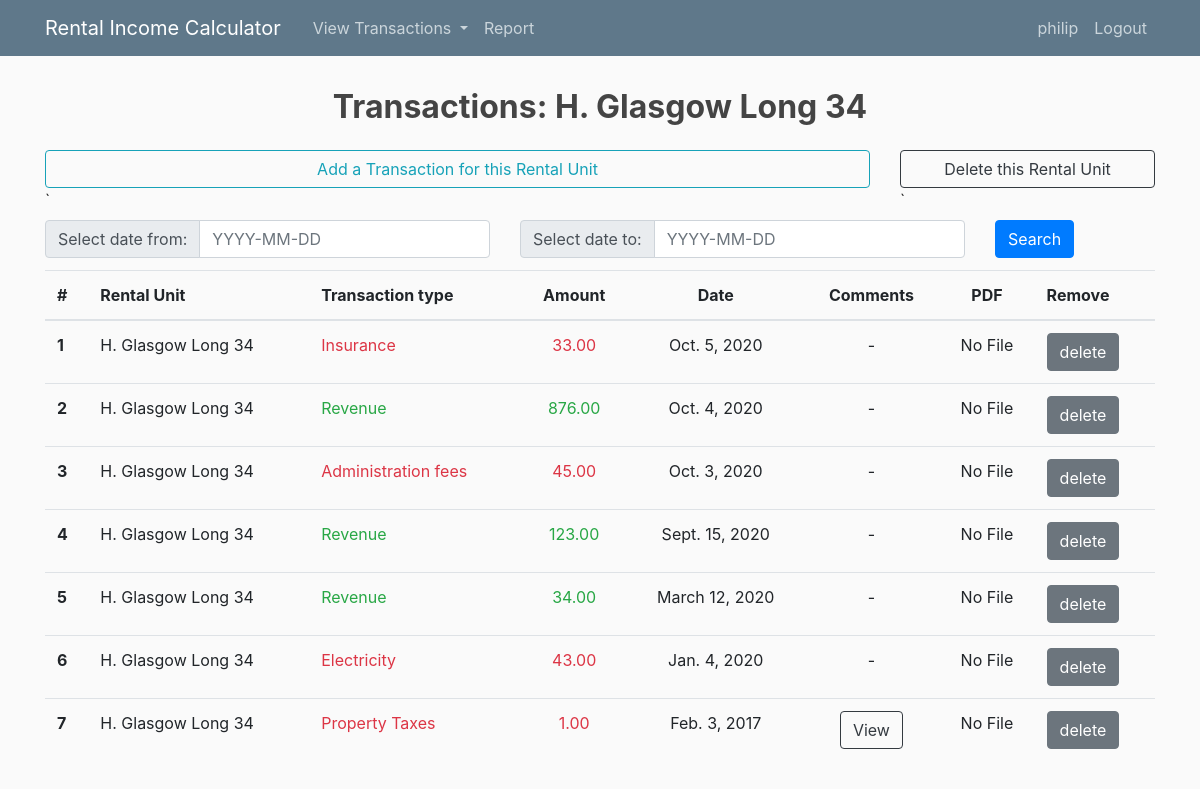
The page /transactions/6/ (signed in) on the database its author committed.
### calculator/models.py (models this page shows, shortened)
class RentalUnit(models.Model):
	owner = models.ForeignKey(User, on_delete = models.CASCADE)
	RENTAL_TYPES = (
	    ('A','Apartment'),
	    ('G','Garage'),
	    ('H','House'),
	)
	rental_unit_type = models.CharField(max_length=1, choices=RENTAL_TYPES)
	address_city = models.CharField(max_length = 50)
	address_street = models.CharField(max_length = 50)
	address_zip_code = models.CharField(max_length = 10)
	address_number = models.CharField(max_length = 10)
	class Meta:
		ordering = ['address_city','address_street','address_number']
	def __str__(self):
		return " ".join([self.rental_unit_type+".", self.address_city, self.address_street, self.address_number])

class Transaction(models.Model):
	rental_unit_id = models.ForeignKey(RentalUnit, on_delete = models.CASCADE)
	TRANSACTION_TYPES = (
		('R','Revenue'),
		('I','Insurance'),
		('P','Property Taxes'),
		('E','Electricity'),
		('A','Administration fees'),
		('O','Other'),
	)
	transaction_type = models.CharField(max_length=1, choices=TRANSACTION_TYPES)
	transaction_date = models.DateField()
	amount = models.DecimalField(max_digits=10, decimal_places = 2)
	comments = models.CharField(max_length = 1000, null=True)
	pdf_file = models.FileField(upload_to="media/",blank=True, null=True)
	def __str__(self):
		return " ".join([str(self.rental_unit_id), self.transaction_type, str(self.transaction_date), str(self.amount)])

### calculator/views.py (the view)
# urls.py: path('transactions/<int:pk>/', views.TransactionView.as_view(), name='calculator-transaction'),
class TransactionView(DetailView):
	model =  RentalUnit
	def get_context_data(self, **kwargs):
		context = {}
		context['rental'] = self.get_object()
		context['rental_units'] = RentalUnit.objects.filter(owner = self.request.user)
		context['transactions'] = Transaction.objects.filter(rental_unit_id = context['rental']).order_by('-transaction_date')
		myFilter = TransactionFilter(self.request.GET, queryset=context['transactions'])
		context['myFilter'] = myFilter
		context['transactions'] = myFilter.qs
		context['months'] = ['January','Febrary','March','April','May','June','July','August','September','October','November','December']
		return context

### calculator/templates/calculator/rentalunit_detail.html (shortened to what this page needs)
{% extends 'calculator/base.html' %}
{% load widget_tweaks %}
{% block content %}
<h2 class="text-center font-weight-bolder py-2"> Transactions: {{rental}} </h2>
<div class="row justify-content-md pt-2">
	<div class = "col col-9">
		<a type="button" class="btn btn-outline-info btn-block" href="{% url 'transaction-create' rental.pk %}">Add a Transaction for this Rental Unit</a>`
	</div>
	<div class = "col col-3">
		<a type="button" class="btn btn-outline-dark btn-block" href="{% url 'rentalunit-delete' rental.pk %}">Delete this Rental Unit</a>`
	</div>
</div>
<div class="py-2">
		<form method="get">
			<div class="row">
				<div class = "col col-5">
					<div class="input-group mb-1">
					  <div class="input-group-prepend">
					    <span class="input-group-text" id="basic-addon1">
					    	Select date from:
					    </span>
					  </div>
					  {% render_field myFilter.form.date_from class="form-control" placeholder="YYYY-MM-DD"%}
					</div>
				</div>
				<div class = "col col-5">
					<div class="input-group mb-1">
					  <div class="input-group-prepend">
					    <span class="input-group-text" id="basic-addon1">
					    	Select date to:
					    </span>
					  </div>
					  {% render_field myFilter.form.date_to class="form-control" placeholder="YYYY-MM-DD"%}
					</div>
				</div>
				<div class = "col col-1">
					<button class="btn btn-primary" type="submit">Search</button>
				</div>
			</div>
		</form>
</div>
	<table class="table table-hover">
	  <thead>
	    <tr>
	      <th scope="col" class= text>#</th>
	      <th scope="col" class= text>Rental Unit</th>
	      <th scope="col" class= text>Transaction type</th>
	      <th scope="col" class= text-center>Amount</th>
	      <th scope="col" class= text-center>Date</th>
	      <th scope="col" class= text-center>Comments</th>
	      <th scope="col" class= text-center>PDF</th>
	      <th scope="col" class= text>Remove</th>
	    </tr>
	  </thead>
	  <tbody>
	  {% for trans in transactions%}
	    <tr>
	  		<th scope="row">{{ forloop.counter}}</th>
	  		<td class="text">{{trans.rental_unit_id}}</th>
	    	{% if trans.transaction_type == "R"%}
	      		<td class="text-success text">{{trans.get_transaction_type_display}}</td>
	      		<td class="text-success text-center">{{trans.amount}}</td>
	      	{% else %}
	      		<td class="text-danger text">{{trans.get_transaction_type_display}}</td>
	      		<td class="text-danger text-center">{{trans.amount}}</td>
	      	{% endif %}
	      	<td class="text-center">{{trans.transaction_date}}</td>
			{% if trans.comments != "-"%}
				<td class="text-center">
					<button type="button" class="btn btn-outline-dark" data-toggle="modal" data-target="#MyModal{{trans.id}}">View
					</button>
				</td>
			{% else %}
				<td class="text-center">-</td>
			{% endif %}
	      	{% if trans.pdf_file %}
	      		<td><a class="link" href="% url {{trans.pdf_file.url}}%">view</a></td>
	      	{% else %}
	      		<td class="text-center">No File</td>
	      	{% endif %}
	      	<td>
	      		<a class="btn btn-secondary" href="{% url 'transaction-delete' trans.pk %}">delete</a>
	      	</td>
	    </tr>
	  {% endfor %}
	  </tbody>
	</table>
{% endblock content %}

### calculator/templates/calculator/base.html (shortened to what this page needs)
{% load static %}
{% now "Y" as current_year %}
<!DOCTYPE html>
<html>
<head>
    <link rel="stylesheet" href="https://stackpath.bootstrapcdn.com/bootstrap/4.5.0/css/bootstrap.min.css">
    <link rel="stylesheet" type="text/css" href=" {% static 'calculator/main.css' %}">
</head>
<body>
	<header class="site-header">
	  <nav class="navbar navbar-expand-md navbar-dark bg-steel fixed-top">
	    <div class="container">
	      <a class="navbar-brand mr-4" href="{% url 'calculator-transactions' %}">Rental Income Calculator</a>
	      <div class="collapse navbar-collapse" id="navbarToggle">
	        <div class="navbar-nav mr-auto">
	        	{% if user.is_authenticated %}
	          		<li class="nav-item dropdown">
				        <a class="nav-link dropdown-toggle" href="#" id="navbarDropdown" role="button" data-toggle="dropdown" aria-haspopup="true" aria-expanded="false">
				          View Transactions
				        </a>
				      </li>
	          		<a class="nav-item nav-link" href="{% url 'calculator-report' current_year %}">Report</a>
	          	{% endif %}
	        </div>
	        <div class="navbar-nav">
	          {% if user.is_authenticated %}
	          	<a class="nav-item nav-link" href="{% url 'calculator-transactions'%}">{{user.username}}</a>
	          	<a class="nav-item nav-link" href="{% url 'logout'%}">Logout</a>
	          {% else %}
	          	<a class="nav-item nav-link" href="{% url 'login'%}">Login</a>
	          	<a class="nav-item nav-link" href="{% url 'register'%}">Register</a>
	          {% endif %}
	        </div>
	      </div>
	    </div>
	  </nav>
	</header>
	<main role="main" class="container">
	  <div class="row">
	    <div class="col-md-12">
	      	{% block content %}{% endblock %}
	    </div>
	  </div>
	</main>
</body>
</html>

### calculator/static/calculator/main.css (style rules this page uses)
body { background: #fafafa; color: #333333; margin-top: 5rem; }
h1, h2, h3, h4, h5, h6 { color: #444444; }
.bg-steel { background-color: #5f788a; }
.site-header .navbar-nav .nav-link { color: #cbd5db; }

### rows shown on the page
RentalUnit: rental_unit_type+address_city+address_street "H. Glasgow Long 34"
Transaction: pdf_file "No File"
Transaction: pdf_file "No File"
Transaction: pdf_file "No File"
Transaction: pdf_file "No File"
Transaction: pdf_file "No File"
Transaction: pdf_file "No File"
Transaction: pdf_file "No File"

### other values the page prints
{{ user.username }} "philip"
